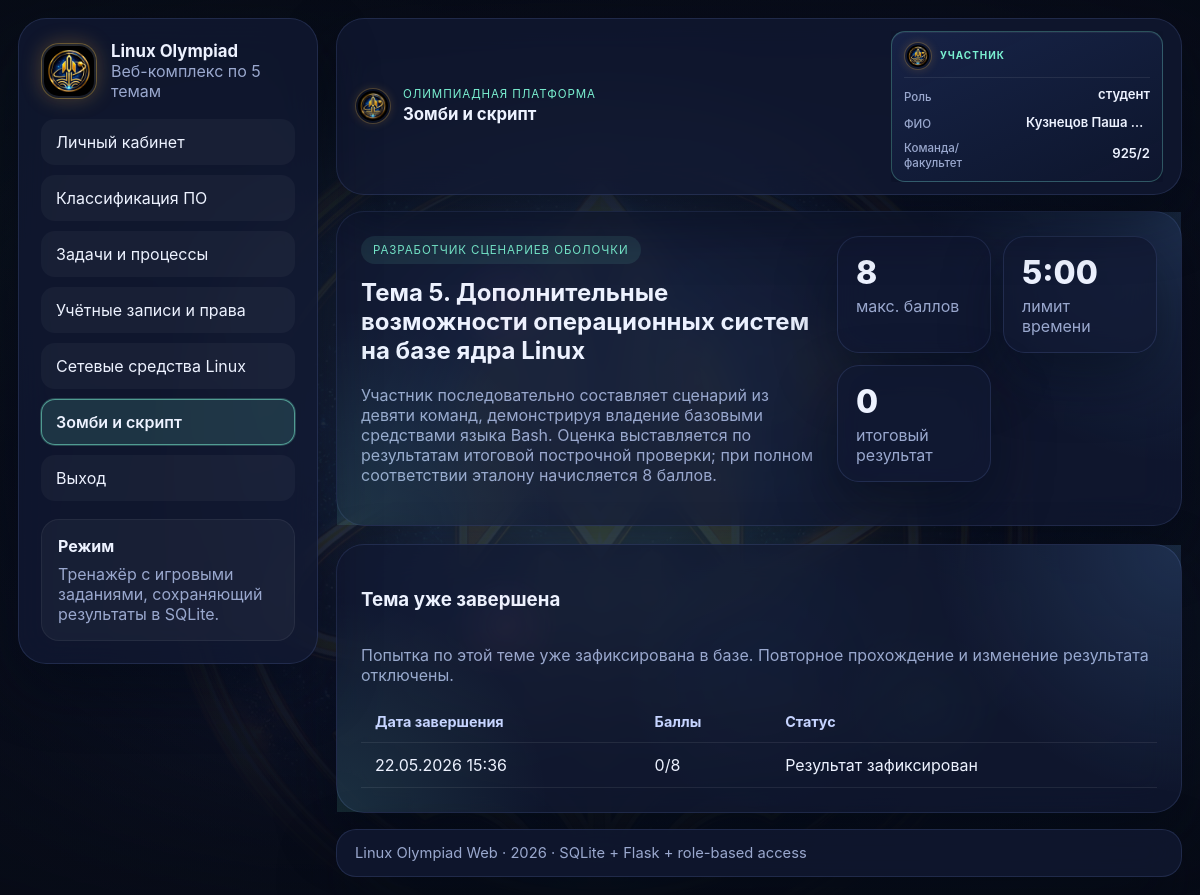
Page /topic/5 (signed in) on the committed database.
### olympiad/models.py (models this page shows)
class User(db.Model):
    __tablename__ = "users"
    id = db.Column(db.Integer, primary_key=True)
    surname = db.Column(db.String(80), nullable=False)
    name = db.Column(db.String(80), nullable=False)
    patronymic = db.Column(db.String(80), nullable=True)
    group_number = db.Column(db.String(80), nullable=False)  # команда / факультет (общее поле)
    login = db.Column(db.String(50), unique=True, nullable=False)
    password_hash = db.Column(db.String(255), nullable=False)
    role = db.Column(db.String(20), default="student", nullable=False)
    created_at = db.Column(db.DateTime, default=datetime.utcnow, nullable=False)
    results = db.relationship("TopicResult", back_populates="user", cascade="all, delete-orphan")
    @property
    def full_name(self):
        parts = [self.surname, self.name, self.patronymic or ""]
        return " ".join(part for part in parts if part).strip()

class TopicResult(db.Model):
    __tablename__ = "topic_results"
    id = db.Column(db.Integer, primary_key=True)
    user_id = db.Column(db.Integer, db.ForeignKey("users.id"), nullable=False)
    topic_id = db.Column(db.Integer, nullable=False)
    score = db.Column(db.Integer, nullable=False)
    max_score = db.Column(db.Integer, nullable=False)
    attempt = db.Column(db.Integer, nullable=False, default=1)
    details_json = db.Column(db.Text, nullable=True)
    created_at = db.Column(db.DateTime, default=datetime.utcnow, nullable=False)
    user = db.relationship("User", back_populates="results")

### olympiad/routes/pages.py (the view)
    @app.route("/topic/<int:topic_id>")
    @login_required
    def topic_page(topic_id: int):
        if session.get("role") == "admin":
            flash(
                "Преподаватель видит результаты через админ-панель. Для прохождения можно создать студенческий аккаунт.",
                "info",
            )
        topic = get_topic(topic_id)
        if not topic:
            flash("Такой темы нет.", "error")
            return redirect(url_for("dashboard"))
        role = session.get("role") or "student"
        is_tester = role == "tester"
        completed_result = (
            TopicResult.query.filter_by(user_id=session["user_id"], topic_id=topic_id)
            .order_by(TopicResult.created_at.desc())
            .first()
        )
        is_locked = (completed_result is not None) and not is_tester
        return render_template(
            "topic.html",
            topic=topic,
            topic_payload=json.dumps(topic, ensure_ascii=False),
            completed_result=completed_result,
            is_locked=is_locked,
            is_tester=is_tester,
            music_enabled=is_music_enabled(),
        )

### olympiad/utils/auth.py (called while the page is built)
def login_required(view_func):
    @wraps(view_func)
    def wrapper(*args, **kwargs):
        if not session.get("user_id"):
            return redirect(url_for("login"))
        return view_func(*args, **kwargs)
    return wrapper

### topics/__init__.py (called while the page is built)
def get_topic(topic_id: int):
    return TOPICS.get(topic_id)

def list_topics():
    return [TOPICS[key] for key in sorted(TOPICS.keys())]

### templates/topic.html (shortened to what this page needs)
{% extends "base.html" %}
{% block page_title %}{{ topic.short_title }}{% endblock %}
{% block content %}
<section class="topic-hero glass-card {{ topic.ui_theme }}">
    <div>
        <div class="card-badge">{{ topic.hero }}</div>
        <h2>{{ topic.title }}</h2>
        <p class="muted">{{ topic.description }}</p>
    </div>
    <div class="hero-side-stats">
        <div class="stat-box compact">
            <div class="stat-value">{{ topic.max_score }}</div>
            <div class="stat-label">макс. баллов</div>
        </div>
        <div class="stat-box compact">
            <div class="stat-value">{{ topic.time_limit_seconds // 60 }}:{{ '%02d' % (topic.time_limit_seconds % 60) }}</div>
            <div class="stat-label">лимит времени</div>
        </div>
        <div class="stat-box compact">
            <div class="stat-value">{{ completed_result.score if completed_result else '—' }}</div>
            <div class="stat-label">{% if is_tester and completed_result %}последний{% else %}итоговый{% endif %} результат</div>
        </div>
    </div>
</section>
{% if is_locked %}
<section class="glass-card history-card single-run-lock {{ topic.ui_theme }}{% if completed_result and completed_result.score >= topic.max_score and topic.type != 'classification' %} topic-result-perfect{% endif %}">
    <div class="section-head">
        <h3>{% if completed_result and completed_result.score >= topic.max_score and topic.type != 'classification' %}Модуль пройден на 100%{% else %}Тема уже завершена{% endif %}</h3>
    </div>
    <p class="muted">Попытка по этой теме уже зафиксирована в базе. Повторное прохождение и изменение результата отключены.</p>
    <div class="table-wrap">
        <table>
            <thead>
                <tr>
                    <th>Дата завершения</th>
                    <th>Баллы</th>
                    <th>Статус</th>
                </tr>
            </thead>
            <tbody>
                <tr>
                    <td>{{ completed_result.created_at.strftime('%d.%m.%Y %H:%M') }}</td>
                    <td>{{ completed_result.score }}/{{ completed_result.max_score }}</td>
                    <td>Результат зафиксирован</td>
                </tr>
            </tbody>
        </table>
    </div>
</section>
{% endif %}
{% endblock %}

### templates/base.html (shortened to what this page needs)
<!DOCTYPE html>
<html lang="ru">
<head>
    <link rel="stylesheet" href="{{ url_for('static', filename='css/style.css') }}">
</head>
<body>
    <div class="site-emblem-bg" aria-hidden="true">
        <div class="site-emblem-bg__glow"></div>
        <img src="{{ url_for('static', filename='img/brand/emblem-mission.png') }}" alt="" class="site-emblem-bg__img">
        <div class="site-emblem-bg__veil"></div>
    </div>
    <div class="page-shell">
        <aside class="sidebar">
            <div class="brand-block">
                <img
                    src="{{ url_for('static', filename='img/brand/emblem-mission.png') }}"
                    alt=""
                    class="brand-logo brand-logo-img"
                    width="56"
                    height="56"
                >
                <div>
                    <div class="brand-title">Linux Olympiad</div>
                    <div class="brand-subtitle">Веб-комплекс по 5 темам</div>
                </div>
            </div>
            <nav class="nav-links">
                {% if session.get('user_id') %}
                    {% if session.get('role') == 'admin' %}
                        <a href="{{ url_for('admin_panel') }}" class="nav-link{% if nav_active == 'admin' %} nav-link--active{% endif %}">Панель преподавателя</a>
                    {% else %}
                        <a href="{{ url_for('dashboard') }}" class="nav-link{% if nav_active == 'dashboard' %} nav-link--active{% endif %}">Личный кабинет</a>
                        {% for nav_topic in all_topics %}
                            <a href="{{ url_for('topic_page', topic_id=nav_topic.id) }}" class="nav-link{% if current_topic_id == nav_topic.id %} nav-link--active{% endif %}">{{ nav_topic.short_title }}</a>
                        {% endfor %}
                    {% endif %}
                    <a href="{{ url_for('logout') }}" class="nav-link danger-link">Выход</a>
                {% else %}
                    <a href="{{ url_for('login') }}" class="nav-link">Вход</a>
                    <a href="{{ url_for('register') }}" class="nav-link">Регистрация</a>
                {% endif %}
            </nav>
            <div class="sidebar-note">
                <div class="note-title">Режим</div>
                <div class="note-text">
                    {% if session.get('role') == 'admin' %}
                        Доступ к базе студентов, попыткам и баллам по всем темам.
                    {% elif session.get('role') == 'tester' %}
                        Неограниченные проходы тем для проверки сценариев и UI.
                    {% else %}
                        Тренажёр с игровыми заданиями, сохраняющий результаты в SQLite.
                    {% endif %}
                </div>
            </div>
        </aside>
        <div class="content-area">
            <header class="topbar">
                <div class="topbar-left">
                    <img
                        src="{{ url_for('static', filename='img/brand/emblem-mission.png') }}"
                        alt=""
                        class="topbar-emblem"
                        width="36"
                        height="36"
                    >
                    <div class="topbar-main">
                        <div class="eyebrow topbar-eyebrow">Олимпиадная платформа</div>
                        <h1 class="page-title topbar-title">{% block page_title %}Интерактивный комплекс по Linux{% endblock %}</h1>
                    </div>
                </div>
                <div class="user-chip-wrap">
                    {% if user_profile %}
                        <aside class="user-profile-card user-profile-card--role-{{ user_profile.role }}" aria-label="Профиль участника">
                            <div class="user-profile-card__head">
                                <img
                                    src="{{ url_for('static', filename='img/brand/emblem-mission.png') }}"
                                    alt=""
                                    class="user-profile-card__emblem"
                                    width="28"
                                    height="28"
                                >
                                <span class="user-profile-card__title">Участник</span>
                            </div>
                            <dl class="user-profile-card__meta">
                                <dt>Роль</dt>
                                <dd>
                                    <span class="user-profile-value">{{ user_profile.role_label }}</span>
                                </dd>
                                <dt>ФИО</dt>
                                <dd>
                                    <span class="user-profile-value">{{ user_profile.full_name }}</span>
                                </dd>
                                <dt>Команда/факультет</dt>
                                <dd>
                                    {% set team_label = '—' if user_profile.role == 'admin' else (user_profile.team or '—') %}
                                    <span class="user-profile-value">{{ team_label }}</span>
                                </dd>
                            </dl>
                        </aside>
                    {% endif %}
                </div>
            </header>
            <main class="main-content">
                {% block content %}{% endblock %}
            </main>
            <footer class="footer">
                Linux Olympiad Web · {{ now_year }} · SQLite + Flask + role-based access
            </footer>
        </div>
    </div>
</body>
</html>

### rows in the picture
User: group_number "925/2"
TopicResult: score "0", created_at "22.05.2026 15:36", max_score "8"

### other values in the picture
{{ nav_topic.short_title }} "Классификация ПО" "Задачи и процессы" "Учётные записи и права" "Сетевые средства Linux" "Зомби и скрипт"
{{ topic.short_title }} "Зомби и скрипт"
{{ user_profile.role_label }} "студент"
{{ user_profile.full_name }} "Кузнецов Паша…"
{{ topic.hero }} "РАЗРАБОТЧИК СЦЕНАРИЕВ ОБОЛОЧКИ"
{{ topic.title }} "Тема 5. Дополнительные возможности операционных систем на базе ядра Linux"
{{ topic.max_score }} "8"
{{ topic.time_limit_seconds // 60 }} "5"
{{ '%02d' % (topic.time_limit_seconds % 60) }} "00"
